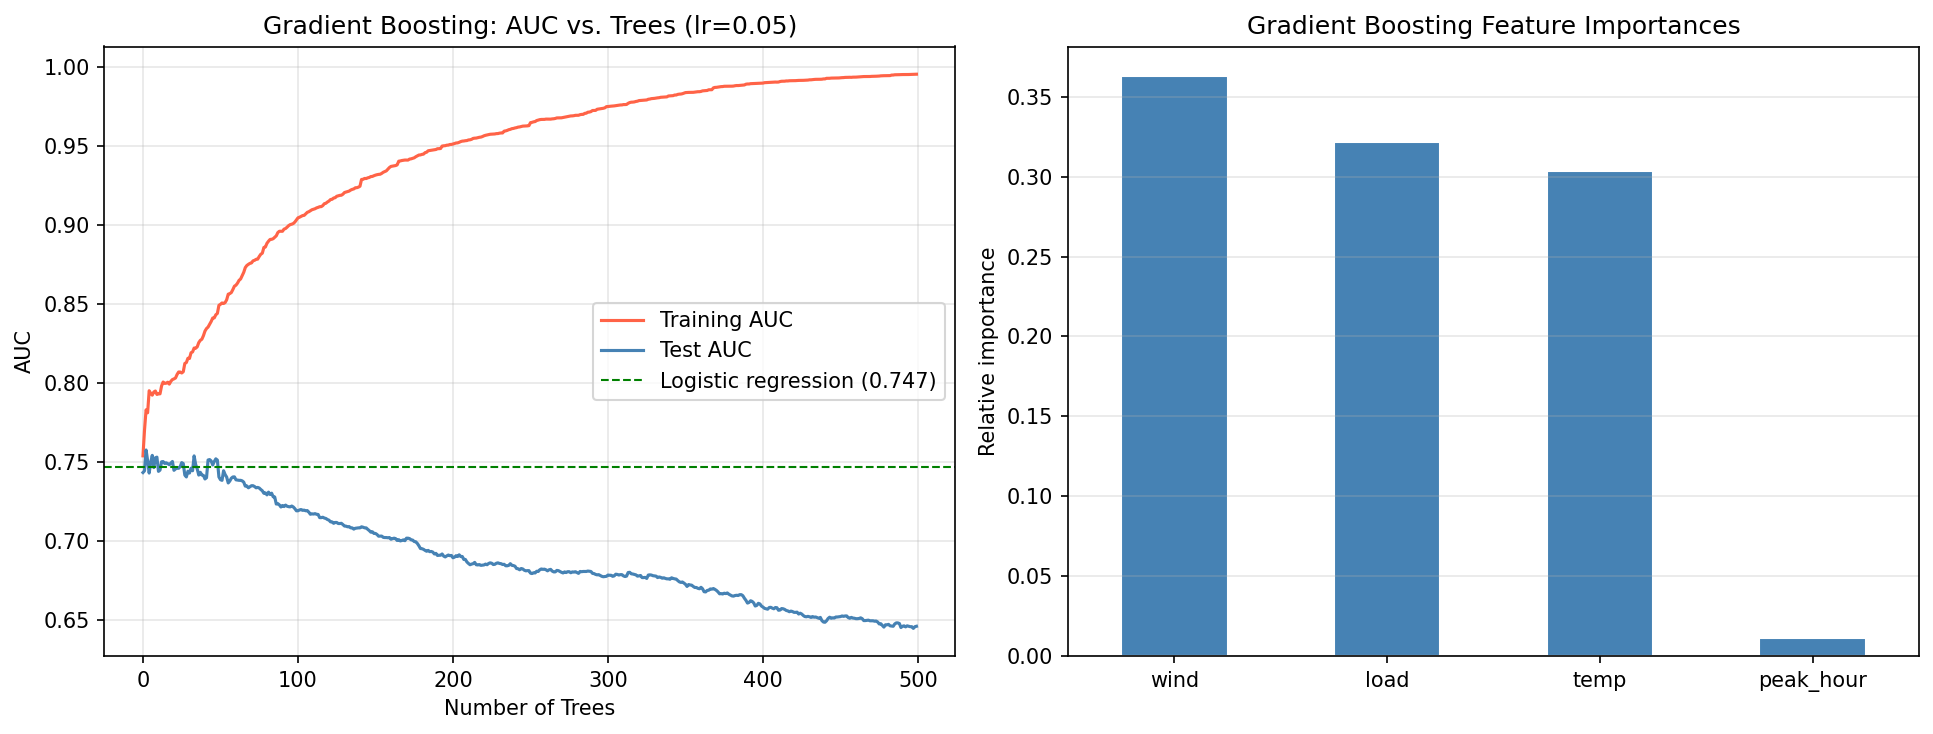

This chart was generated by the following Python code:
from sklearn.ensemble import GradientBoostingClassifier, RandomForestClassifier
from sklearn.linear_model import LogisticRegression
from sklearn.model_selection import train_test_split, cross_val_score
from sklearn.metrics import roc_auc_score
import numpy as np
import pandas as pd
import matplotlib.pyplot as plt

np.random.seed(42)
n=1000
hour = np.random.randint(0, 24, n)
temp = np.random.normal(75, 15, n)
load = np.random.normal(50, 10, n)
wind = np.random.normal(30, 10, n)
log_odds = (-4
            + 0.05 * load
            - 0.08 * wind
            + 0.03 * temp
            + 0.15 * ((hour >= 15) & (hour <= 20)).astype(float))
prob_spike = 1 / (1 + np.exp(-log_odds))
spike = (np.random.uniform(0, 1, n) < prob_spike).astype(int)
df = pd.DataFrame({
    'temp': temp, 'load': load,
    'wind': wind,
    'peak_hour': ((hour >= 15) & (hour <= 20)).astype(int),
    'spike': spike
})
X=df.drop("spike", axis=1)
Y=df["spike"]
X_train, X_test, Y_train, Y_test = train_test_split(X,Y,test_size=0.2,random_state=42)

# --- learning rate experiment ---
learning_rates = [0.001, 0.01, 0.05, 0.1, 0.2, 0.5]
print("Learning rate experiment (100 trees, depth=3)")
print("-"*45)
for lr in learning_rates:
    gb = GradientBoostingClassifier(n_estimators=100, learning_rate=lr, 
                                    max_depth=3, random_state=42)
    scores = cross_val_score(gb, X_train, Y_train, cv=5, scoring='roc_auc')
    print(f"lr={lr:<6}  CV AUC={scores.mean():.3f}"
          f"  (+/- {scores.std():.3f})")
    
# --- Final model: fit and compare all methods ---
models = {
    'Logistic Regression': LogisticRegression(random_state=42),
    'Random Forest':       RandomForestClassifier(n_estimators=200, random_state=42),
    'Gradient Boosting':   GradientBoostingClassifier(n_estimators=200, 
                            learning_rate=0.05, max_depth=3, random_state=42)
}
print("\nFinal model comparison:")
print("-"*45)
for name, model in models.items():
    cv_auc = cross_val_score(model, X_train, Y_train, cv=5, scoring='roc_auc').mean()
    model.fit(X_train, Y_train)
    test_auc = roc_auc_score(Y_test, model.predict_proba(X_test)[:, 1])
    print(f"{name:<25} CV={cv_auc:.3f}  Test={test_auc:.3f}")

# --- Boosting: training vs. CV AUC across n_estimators ---
gb_final = GradientBoostingClassifier(learning_rate=0.05, max_depth=3, random_state=42,
                                        n_estimators=500)
gb_final.fit(X_train, Y_train)
# staged_predict_proba gives predictions after each tree
train_aucs, test_aucs = [], []
for train_pred, test_pred in zip(gb_final.staged_predict_proba(X_train), 
                                 gb_final.staged_predict_proba(X_test)):
    train_aucs.append(roc_auc_score(Y_train, train_pred[:, 1]))
    test_aucs.append(roc_auc_score(Y_test,  test_pred[:, 1]))

# feature importance from gradient boosting
gb_importance = pd.Series(
    gb_final.feature_importances_,
    index=X.columns
).sort_values(ascending=False)

fig, axes = plt.subplots(1,2,figsize=(13,5))
# AUC vs n_estimators
axes[0].plot(train_aucs, color='tomato', lw=1.5, label='Training AUC')
axes[0].plot(test_aucs,  color='steelblue', lw=1.5, label='Test AUC')
axes[0].axhline(0.747, color='green', linestyle='--', lw=1, 
                label='Logistic regression (0.747)')
axes[0].set_xlabel('Number of Trees')
axes[0].set_ylabel('AUC')
axes[0].set_title('Gradient Boosting: AUC vs. Trees (lr=0.05)')
axes[0].legend()
axes[0].grid(True, alpha=0.3)
# Feature importances
gb_importance.plot(kind='bar', ax=axes[1], color='steelblue', edgecolor='white')
axes[1].set_title('Gradient Boosting Feature Importances')
axes[1].set_ylabel('Relative importance')
axes[1].tick_params(axis='x', rotation=0)
axes[1].grid(True, alpha=0.3, axis='y')
plt.tight_layout()
plt.savefig('gradient_boosting.png', dpi=150, bbox_inches='tight')
plt.show()
